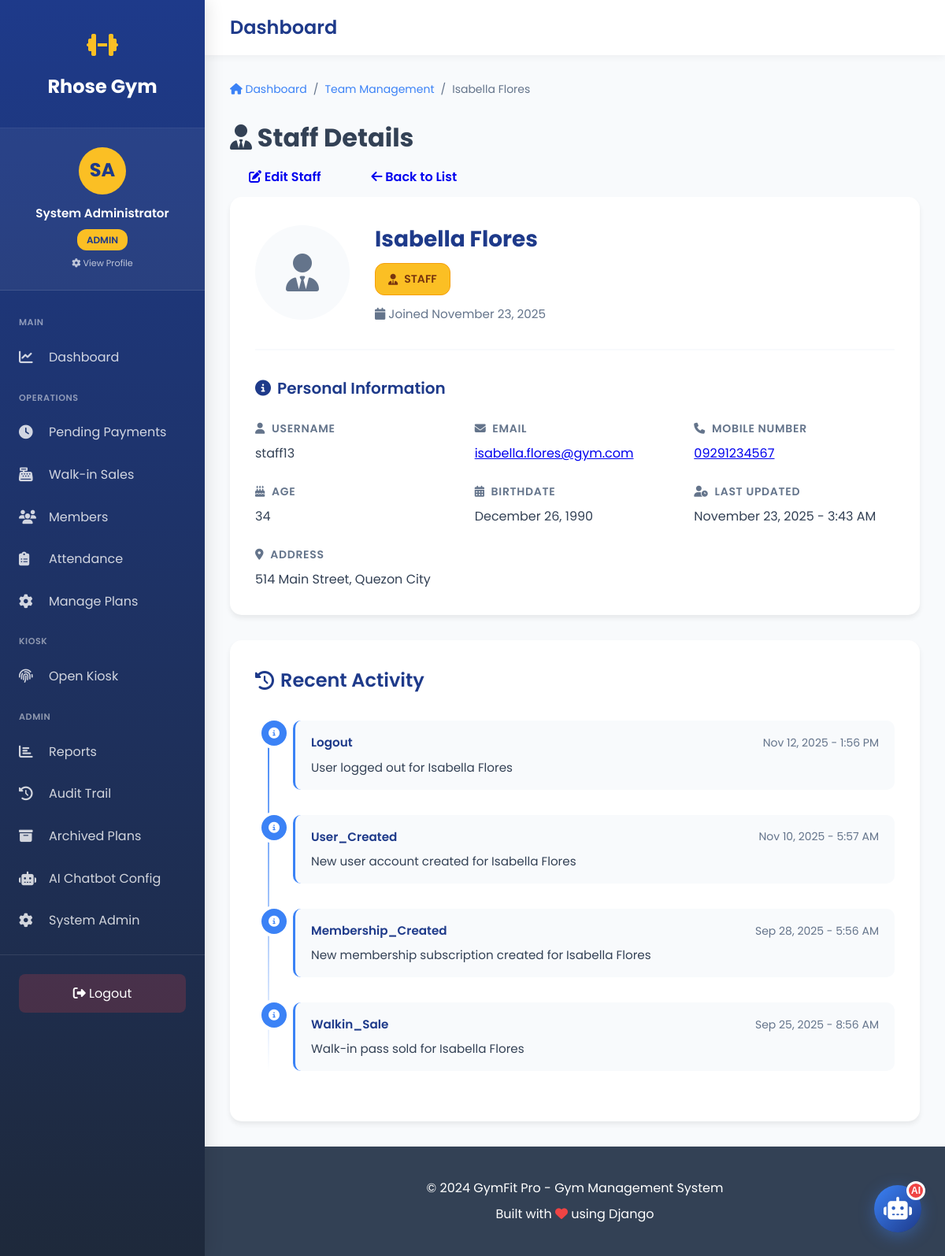
The page /staff/16/ (signed in) on the database its author committed.
### gym_app/models.py (models this page shows, shortened)
class User(AbstractUser):
    ROLE_CHOICES = [
        ('admin', 'Admin'),
        ('staff', 'Staff'),
        ('member', 'Member'),
    ]
    role = models.CharField(max_length=10, choices=ROLE_CHOICES, default='member')
    mobile_no = models.CharField(max_length=20, blank=True, null=True)
    address = models.TextField(blank=True, null=True)
    birthdate = models.DateField(blank=True, null=True)
    age = models.IntegerField(blank=True, null=True)
    profile_image = models.ImageField(
        upload_to='profile_images/',
        blank=True,
        null=True,
        help_text="Profile picture"
    )
    kiosk_pin = models.CharField(
        max_length=6,
        blank=True,
        null=True,
        unique=True,
        help_text="6-digit PIN for kiosk check-in/out",
        verbose_name="Kiosk PIN"
    )
    created_at = models.DateTimeField(auto_now_add=True)
    updated_at = models.DateTimeField(auto_now=True)
    class Meta:
        db_table = 'users'
        verbose_name = 'User'
        verbose_name_plural = 'Users'
    def is_admin(self):
        return self.role == 'admin' or self.is_superuser
    def is_staff_or_admin(self):
        return self.role in ['admin', 'staff'] or self.is_superuser or self.is_staff

class AuditLog(models.Model):
    ACTION_CHOICES = [
        ('login', 'User Login'),
        ('logout', 'User Logout'),
        ('login_failed', 'Login Failed'),
        ('register', 'User Registration'),
        ('user_created', 'User Created'),
        ('user_updated', 'User Updated'),
        ('user_deleted', 'User Deleted'),
        ('role_changed', 'Role Changed'),
        ('membership_created', 'Membership Created'),
        ('membership_updated', 'Membership Updated'),
        ('membership_cancelled', 'Membership Cancelled'),
        ('membership_expired', 'Membership Expired'),
        ('payment_received', 'Payment Received'),
        ('walkin_sale', 'Walk-in Sale'),
        ('payment_refunded', 'Payment Refunded'),
        ('plan_created', 'Plan Created'),
        ('plan_updated', 'Plan Updated'),
        ('plan_deleted', 'Plan Deleted'),
        ('data_export', 'Data Exported'),
        ('report_generated', 'Report Generated'),
        ('settings_changed', 'Settings Changed'),
        ('unauthorized_access', 'Unauthorized Access Attempt'),
        ('password_changed', 'Password Changed'),
        ('permission_denied', 'Permission Denied'),
    ]
    SEVERITY_CHOICES = [
        ('info', 'Info'),
        ('warning', 'Warning'),
        ('error', 'Error'),
        ('critical', 'Critical'),
    ]
    user = models.ForeignKey(
        User,
        on_delete=models.SET_NULL,
        null=True,
        blank=True,
        related_name='audit_logs'
    )
    action = models.CharField(max_length=50, choices=ACTION_CHOICES)
    severity = models.CharField(max_length=10, choices=SEVERITY_CHOICES, default='info')
    description = models.TextField()
    ip_address = models.GenericIPAddressField(null=True, blank=True)
    user_agent = models.TextField(blank=True, null=True)
    model_name = models.CharField(max_length=100, blank=True, null=True)
    object_id = models.CharField(max_length=100, blank=True, null=True)
    object_repr = models.CharField(max_length=200, blank=True, null=True)
    extra_data = models.JSONField(default=dict, blank=True)
    timestamp = models.DateTimeField(auto_now_add=True, db_index=True)
    class Meta:
        db_table = 'audit_logs'
        verbose_name = 'Audit Log'
        verbose_name_plural = 'Audit Logs'
        ordering = ['-timestamp']
        indexes = [
            models.Index(fields=['-timestamp']),
            models.Index(fields=['user', '-timestamp']),
            models.Index(fields=['action', '-timestamp']),
        ]

### gym_app/views.py (the view, shortened to what this page needs)
# urls.py: path('staff/<int:user_id>/', views.staff_detail, name='staff_detail'),
@login_required
def staff_detail(request, user_id):
    staff_member = get_object_or_404(User, id=user_id, role='staff')
    recent_activity = AuditLog.objects.filter(
        user=staff_member
    ).order_by('-timestamp')[:20]
    context = {
        'staff_member': staff_member,
        'recent_activity': recent_activity,
    }
    return render(request, 'gym_app/staff_detail.html', context)

### gym_app/templates/gym_app/staff_detail.html (shortened to what this page needs)
{% extends 'gym_app/base_sidebar.html' %}
{% block content %}
{% load static %}
<link rel="stylesheet" href="{% static 'gym_app/css/pages/staff_management.css' %}">
<nav aria-label="Breadcrumb" class="breadcrumb-nav">
    <ol class="breadcrumb">
        <li class="breadcrumb-item">
            <a href="{% url 'dashboard' %}">
                <i class="fas fa-home"></i> Dashboard
            </a>
        </li>
        <li class="breadcrumb-item">
            <a href="{% url 'members_list' %}">Team Management</a>
        </li>
        <li class="breadcrumb-item active" aria-current="page">
            {{ staff_member.get_full_name }}
        </li>
    </ol>
</nav>
<div class="page-header">
    <h1><i class="fas fa-user-tie"></i> Staff Details</h1>
    <div class="header-actions">
        {% if user.is_admin %}
        <a href="{% url 'edit_staff' staff_member.id %}" class="btn btn-warning" aria-label="Edit staff details">
            <i class="fas fa-edit"></i> Edit Staff
        </a>
        {% endif %}
        <a href="{% url 'members_list' %}" class="btn btn-secondary" aria-label="Back to team management">
            <i class="fas fa-arrow-left"></i> Back to List
        </a>
    </div>
</div>
<div class="profile-card">
    <div class="profile-header">
        <div class="profile-avatar">
            {% if staff_member.profile_image %}
            <img
                src="{{ staff_member.profile_image.url }}"
                alt="Profile picture of {{ staff_member.get_full_name }}"
            >
            {% else %}
            <div class="avatar-placeholder" role="img" aria-label="No profile picture">
                <i class="fas fa-user-tie" aria-hidden="true"></i>
            </div>
            {% endif %}
        </div>
        <div class="profile-info">
            <h2>{{ staff_member.get_full_name }}</h2>
            <p class="profile-role">
                <span class="badge badge-staff">
                    <i class="fas fa-user-tie" aria-hidden="true"></i> {{ staff_member.role|upper }}
                </span>
            </p>
            <p class="profile-joined">
                <i class="fas fa-calendar" aria-hidden="true"></i>
                Joined {{ staff_member.date_joined|date:"F d, Y" }}
            </p>
        </div>
    </div>
    <div class="profile-details">
        <h3><i class="fas fa-info-circle"></i> Personal Information</h3>
        <div class="details-grid">
            <div class="detail-item">
                <label class="detail-label">
                    <i class="fas fa-user" aria-hidden="true"></i> Username
                </label>
                <span class="detail-value">{{ staff_member.username }}</span>
            </div>
            <div class="detail-item">
                <label class="detail-label">
                    <i class="fas fa-envelope" aria-hidden="true"></i> Email
                </label>
                <span class="detail-value">
                    <a href="mailto:{{ staff_member.email }}">{{ staff_member.email }}</a>
                </span>
            </div>
            <div class="detail-item">
                <label class="detail-label">
                    <i class="fas fa-phone" aria-hidden="true"></i> Mobile Number
                </label>
                <span class="detail-value">
                    {% if staff_member.mobile_no %}
                        <a href="tel:{{ staff_member.mobile_no }}">{{ staff_member.mobile_no }}</a>
                    {% else %}
                        Not provided
                    {% endif %}
                </span>
            </div>
            <div class="detail-item">
                <label class="detail-label">
                    <i class="fas fa-birthday-cake" aria-hidden="true"></i> Age
                </label>
                <span class="detail-value">{{ staff_member.age|default:"Not provided" }}</span>
            </div>
            <div class="detail-item">
                <label class="detail-label">
                    <i class="fas fa-calendar-alt" aria-hidden="true"></i> Birthdate
                </label>
                <span class="detail-value">{{ staff_member.birthdate|date:"F d, Y"|default:"Not provided" }}</span>
            </div>
            <div class="detail-item">
                <label class="detail-label">
                    <i class="fas fa-user-clock" aria-hidden="true"></i> Last Updated
                </label>
                <span class="detail-value">{{ staff_member.updated_at|date:"F d, Y - g:i A" }}</span>
            </div>
            <div class="detail-item full-width">
                <label class="detail-label">
                    <i class="fas fa-map-marker-alt" aria-hidden="true"></i> Address
                </label>
                <span class="detail-value">{{ staff_member.address|default:"Not provided" }}</span>
            </div>
        </div>
    </div>
</div>
<div class="activity-card">
    <h3><i class="fas fa-history"></i> Recent Activity</h3>
    {% if recent_activity %}
    <div class="activity-timeline">
        {% for activity in recent_activity %}
        <div class="timeline-item">
            <div class="timeline-marker {{ activity.severity }}">
                {% if activity.severity == 'critical' %}
                <i class="fas fa-exclamation-triangle" aria-hidden="true"></i>
                {% elif activity.severity == 'warning' %}
                <i class="fas fa-exclamation-circle" aria-hidden="true"></i>
                {% elif activity.severity == 'success' %}
                <i class="fas fa-check-circle" aria-hidden="true"></i>
                {% else %}
                <i class="fas fa-info-circle" aria-hidden="true"></i>
                {% endif %}
            </div>
            <div class="timeline-content">
                <div class="timeline-header">
                    <span class="timeline-action">{{ activity.action|title|default:"Activity" }}</span>
                    <time class="timeline-time" datetime="{{ activity.timestamp|date:'c' }}">
                        {{ activity.timestamp|date:"M d, Y - g:i A" }}
                    </time>
                </div>
                <p class="timeline-description">{{ activity.description }}</p>
            </div>
        </div>
        {% endfor %}
    </div>
    {% endif %}
</div>
{% endblock %}

### gym_app/templates/gym_app/base_sidebar.html (shortened to what this page needs)
<!DOCTYPE html>
<html lang="en">
<head>
    <link rel="stylesheet" href="https://cdnjs.cloudflare.com/ajax/libs/font-awesome/6.4.0/css/all.min.css">
</head>
<body class="has-sidebar">
    <aside class="sidebar" id="sidebar">
        <div class="sidebar-header">
            <div class="sidebar-logo">
                <i class="fas fa-dumbbell"></i>
            </div>
            <a href="{% url 'home' %}" class="sidebar-brand">Rhose Gym</a>
        </div>
        <a href="{% url 'profile_settings' %}" class="sidebar-user">
            <div class="sidebar-user-avatar">
                {% if user.profile_image %}
                    <img src="{{ user.profile_image.url }}" alt="{{ user.get_full_name }}" class="sidebar-user-avatar-img">
                {% else %}
                    {{ user.first_name|first|upper }}{{ user.last_name|first|upper }}
                {% endif %}
            </div>
            <div class="sidebar-user-name">{{ user.get_full_name|default:user.username }}</div>
            <div style="text-align: center; margin-top: 0.5rem;">
                <span class="sidebar-user-role">{{ user.role }}</span>
            </div>
            <div style="text-align: center; margin-top: 0.5rem; font-size: 0.7rem; opacity: 0.7;">
                <i class="fas fa-cog"></i> View Profile
            </div>
        </a>
            <nav class="sidebar-menu">
            <div class="sidebar-section">Main</div>
            <a href="{% url 'dashboard' %}" {% if request.path == '/dashboard/' %}class="active"{% endif %}>
                <i class="fas fa-chart-line"></i>
                <span>Dashboard</span>
            </a>
            <div class="sidebar-section">Operations</div>
            <a href="{% url 'pending_payments' %}" {% if 'pending-payments' in request.path %}class="active"{% endif %}>
                <i class="fas fa-clock"></i>
                <span>Pending Payments</span>
            </a>
            <a href="{% url 'walkin_purchase' %}" {% if 'walkin' in request.path %}class="active"{% endif %}>
                <i class="fas fa-cash-register"></i>
                <span>Walk-in Sales</span>
            </a>
            <a href="{% url 'members_list' %}" {% if 'members' in request.path %}class="active"{% endif %}>
                <i class="fas fa-users"></i>
                <span>Members</span>
            </a>
            <a href="{% url 'attendance_report' %}" {% if 'attendance' in request.path %}class="active"{% endif %}>
                <i class="fas fa-clipboard-list"></i>
                <span>Attendance</span>
            </a>
            <a href="{% url 'manage_plans' %}" {% if 'manage-plans' in request.path %}class="active"{% endif %}>
                <i class="fas fa-cog"></i>
                <span>Manage Plans</span>
            </a>
            <div class="sidebar-section">Kiosk</div>
            <a href="{% url 'kiosk_login' %}" target="_blank">
                <i class="fas fa-fingerprint"></i>
                <span>Open Kiosk</span>
            </a>
            {% if user.is_admin %}
            <div class="sidebar-section">Admin</div>
            <a href="{% url 'reports' %}" {% if 'reports' in request.path %}class="active"{% endif %}>
                <i class="fas fa-chart-bar"></i>
                <span>Reports</span>
            </a>
            <a href="{% url 'audit_trail' %}" {% if 'audit' in request.path %}class="active"{% endif %}>
                <i class="fas fa-history"></i>
                <span>Audit Trail</span>
            </a>
            <a href="{% url 'archived_plans' %}" {% if 'archived-plans' in request.path %}class="active"{% endif %}>
                <i class="fas fa-archive"></i>
                <span>Archived Plans</span>
            </a>
            <a href="{% url 'chatbot_config' %}" {% if 'chatbot-config' in request.path %}class="active"{% endif %}>
                <i class="fas fa-robot"></i>
                <span>AI Chatbot Config</span>
            </a>
            <a href="/admin/" target="_blank">
                <i class="fas fa-cog"></i>
                <span>System Admin</span>
            </a>
            {% endif %}
        </nav>
        <div class="sidebar-footer">
            <a href="{% url 'logout' %}">
                <i class="fas fa-sign-out-alt"></i> Logout
            </a>
        </div>
    </aside>
    <div class="main-wrapper">
        <div class="top-navbar">
            <div class="top-navbar-left">
                <h1>{% block page_title %}Dashboard{% endblock %}</h1>
            </div>
        </div>
        <main class="main-content">
            {% block content %}{% endblock %}
        </main>
        <footer class="footer">
            <div class="container">
                <p>&copy; 2024 GymFit Pro - Gym Management System</p>
                <p>Built with <i class="fas fa-heart" style="color: var(--danger);"></i> using Django</p>
            </div>
        </footer>
    </div>
<button class="chat-widget-button" id="chatWidgetToggle" title="Chat with FitBot">
    <i class="fas fa-robot"></i>
    <span class="chat-widget-badge">AI</span>
</button>
</body>
</html>

### rows shown on the page
User: first_name|first "S", last_name|first "A", get_full_name "System Administrator", role "ADMIN"
User: get_full_name "Isabella Flores", role "STAFF", date_joined "November 23, 2025", username "staff13", email "isabella.flores@gym.com", mobile_no "09291234567", age "34", birthdate "December 26, 1990", updated_at "November 23, 2025 - 3:43 AM", address "514 Main Street, Quezon City"
AuditLog: severity "info" (drawn), action "Logout", timestamp "Nov 12, 2025 - 1:56 PM", description "User logged out for Isabella Flores"
AuditLog: severity "info" (drawn), action "User_Created", timestamp "Nov 10, 2025 - 5:57 AM", description "New user account created for Isabella Flores"
AuditLog: severity "info" (drawn), action "Membership_Created", timestamp "Sep 28, 2025 - 5:56 AM", description "New membership subscription created for Isabella Flores"
AuditLog: severity "info" (drawn), action "Walkin_Sale", timestamp "Sep 25, 2025 - 8:56 AM", description "Walk-in pass sold for Isabella Flores"
